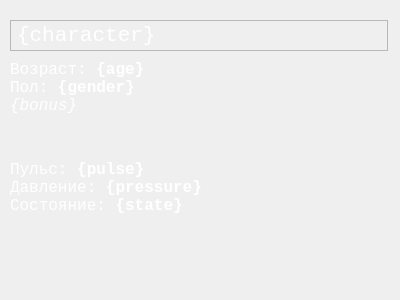
<?xml version="1.0" encoding="UTF-8"?>
<ui version="4.0">
 <class>human_statistic</class>
 <widget class="QWidget" name="human_statistic">
  <property name="geometry">
   <rect>
    <x>0</x>
    <y>0</y>
    <width>400</width>
    <height>300</height>
   </rect>
  </property>
  <property name="minimumSize">
   <size>
    <width>400</width>
    <height>300</height>
   </size>
  </property>
  <property name="windowTitle">
   <string>Статистика</string>
  </property>
  <widget class="QLabel" name="bg">
   <property name="geometry">
    <rect>
     <x>-1</x>
     <y>0</y>
     <width>400</width>
     <height>300</height>
    </rect>
   </property>
   <property name="maximumSize">
    <size>
     <width>400</width>
     <height>300</height>
    </size>
   </property>
   <property name="autoFillBackground">
    <bool>false</bool>
   </property>
   <property name="text">
    <string/>
   </property>
   <property name="pixmap">
    <pixmap>textures/mini-window-blue.png</pixmap>
   </property>
   <property name="scaledContents">
    <bool>true</bool>
   </property>
  </widget>
  <widget class="QLabel" name="about">
   <property name="geometry">
    <rect>
     <x>10</x>
     <y>60</y>
     <width>371</width>
     <height>91</height>
    </rect>
   </property>
   <property name="font">
    <font>
     <family>Courier New</family>
     <pointsize>12</pointsize>
    </font>
   </property>
   <property name="styleSheet">
    <string notr="true">color: white</string>
   </property>
   <property name="text">
    <string>&lt;html&gt;&lt;head/&gt;&lt;body&gt;&lt;p align=&quot;justify&quot;&gt;&lt;span style=&quot; font-size:12pt;&quot;&gt;Возраст: &lt;/span&gt;&lt;span style=&quot; font-size:12pt; font-weight:700;&quot;&gt; {age} &lt;br/&gt;&lt;/span&gt;&lt;span style=&quot; font-size:12pt;&quot;&gt;Пол: &lt;/span&gt;&lt;span style=&quot; font-size:12pt; font-weight:700;&quot;&gt; {gender} &lt;br/&gt;&lt;/span&gt;&lt;span style=&quot; font-size:12pt; font-style:italic;&quot;&gt; {bonus} &lt;/span&gt;&lt;/p&gt;&lt;/body&gt;&lt;/html&gt;</string>
   </property>
   <property name="scaledContents">
    <bool>false</bool>
   </property>
   <property name="alignment">
    <set>Qt::AlignmentFlag::AlignLeading|Qt::AlignmentFlag::AlignLeft|Qt::AlignmentFlag::AlignTop</set>
   </property>
   <property name="wordWrap">
    <bool>true</bool>
   </property>
   <property name="indent">
    <number>-1</number>
   </property>
  </widget>
  <widget class="QLabel" name="from_who">
   <property name="geometry">
    <rect>
     <x>10</x>
     <y>20</y>
     <width>378</width>
     <height>31</height>
    </rect>
   </property>
   <property name="font">
    <font>
     <family>Courier New</family>
     <pointsize>16</pointsize>
     <bold>false</bold>
     <underline>false</underline>
    </font>
   </property>
   <property name="mouseTracking">
    <bool>false</bool>
   </property>
   <property name="tabletTracking">
    <bool>false</bool>
   </property>
   <property name="styleSheet">
    <string notr="true">color: white</string>
   </property>
   <property name="frameShape">
    <enum>QFrame::Shape::StyledPanel</enum>
   </property>
   <property name="frameShadow">
    <enum>QFrame::Shadow::Plain</enum>
   </property>
   <property name="lineWidth">
    <number>1</number>
   </property>
   <property name="midLineWidth">
    <number>0</number>
   </property>
   <property name="text">
    <string>{character}</string>
   </property>
   <property name="wordWrap">
    <bool>false</bool>
   </property>
  </widget>
  <widget class="QLabel" name="health">
   <property name="geometry">
    <rect>
     <x>10</x>
     <y>160</y>
     <width>371</width>
     <height>61</height>
    </rect>
   </property>
   <property name="font">
    <font>
     <family>Courier New</family>
     <pointsize>12</pointsize>
    </font>
   </property>
   <property name="styleSheet">
    <string notr="true">color: white</string>
   </property>
   <property name="text">
    <string>&lt;html&gt;&lt;head/&gt;&lt;body&gt;&lt;p align=&quot;justify&quot;&gt;&lt;span style=&quot; font-size:12pt;&quot;&gt;Пульс: &lt;/span&gt;&lt;span style=&quot; font-size:12pt; font-weight:700;&quot;&gt; {pulse} &lt;br/&gt;&lt;/span&gt;&lt;span style=&quot; font-size:12pt;&quot;&gt;Давление: &lt;/span&gt;&lt;span style=&quot; font-size:12pt; font-weight:700;&quot;&gt; {pressure} &lt;br/&gt;&lt;/span&gt;&lt;span style=&quot; font-size:12pt;&quot;&gt;Состояние:&lt;/span&gt;&lt;span style=&quot; font-size:12pt; font-weight:700;&quot;&gt; {state} &lt;/span&gt;&lt;/p&gt;&lt;/body&gt;&lt;/html&gt;</string>
   </property>
   <property name="scaledContents">
    <bool>false</bool>
   </property>
   <property name="alignment">
    <set>Qt::AlignmentFlag::AlignLeading|Qt::AlignmentFlag::AlignLeft|Qt::AlignmentFlag::AlignTop</set>
   </property>
   <property name="wordWrap">
    <bool>true</bool>
   </property>
   <property name="indent">
    <number>-1</number>
   </property>
  </widget>
 </widget>
 <resources/>
 <connections/>
</ui>
